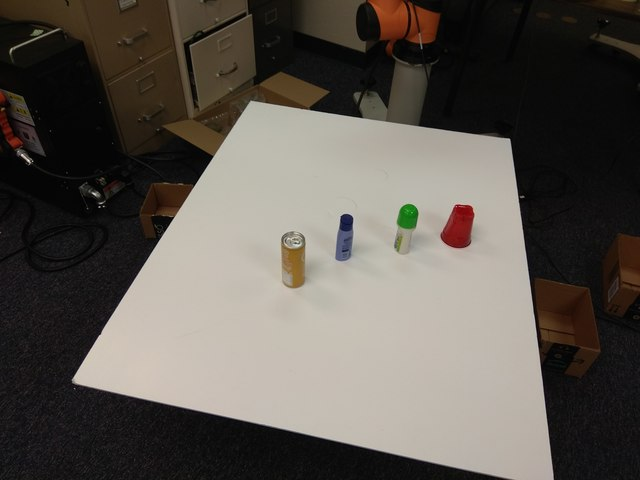
#> input picture yolov3_Keras/testImg/test1.jpg, 640 x 480 px, given in place of elephant.jpg, which was not available
$ python imageAugmentation.py
#> lines starting #> are read from the running program, lines starting #| are printed output that depends on the picture; pictures that were not available may be replaced by others from this repository, and a replacement may not be noted
# This Python 3 environment comes with many helpful analytics libraries installed
# It is defined by the kaggle/python docker image: https://github.com/kaggle/docker-python
# For example, here's several helpful packages to load in

import numpy as np # linear algebra
#import pandas as pd # data processing, CSV file I/O (e.g. pd.read_csv)

# Input data files are available in the "../input/" directory.
# For example, running this (by clicking run or pressing Shift+Enter) will list the files in the input directory

# import os
# print(os.listdir("../input"))

# Any results you write to the current directory are saved as output.

'''
Image Augmentation is the common used technique to improve the performance of computer vision system.
Refer to the W2 of Convolutional Neutral Network Course on Cousera.
specially in the WIDS dataset, which is an unbalanced dataset.
Upsampling the images with oil-palm is the way to handle the unbalanced problem.
Image augmentation artificially creates training images through different ways of processing or combination of multiple processing,
such as mirroring, random rotation, shifts, shear and flips, etc.
Keras has keras.preprocessing.image.ImageDataGenerator function to do image augmentation. Here showed how to use OpenCV to rotate, flip, and add Gaussian noise to original images.

Reference:
https://towardsdatascience.com/image-augmentation-examples-in-python-d552c26f2873
https://medium.com/@thimblot/data-augmentation-boost-your-image-dataset-with-few-lines-of-python-155c2dc1baec

'''


import cv2
import random
class Data_augmentation:
    def __init__(self, path, image_name):
        '''
        Import image
        :param path: Path to the image
        :param image_name: image name
        '''
#> called with image_name = 'elephant.jpg'
        self.path = path
        self.name = image_name
        print(path+image_name)
        self.image = cv2.imread(path+image_name)
#> self.image is the input picture: shape (480, 640, 3); mean B, G, R 80.1, 86.8, 92.5

    def rotate(self, image, angle=90, scale=1.0):
        '''
        Rotate the image
        :param image: image to be processed
        :param angle: Rotation angle in degrees. Positive values mean counter-clockwise rotation (the coordinate origin is assumed to be the top-left corner).
        :param scale: Isotropic scale factor.
        '''
        w = image.shape[1]
        h = image.shape[0]
        #rotate matrix
        M = cv2.getRotationMatrix2D((w/2,h/2), angle, scale)
        #rotate
        image = cv2.warpAffine(image,M,(w,h))
        return image

    def flip(self, image, vflip=False, hflip=False):
        '''
        Flip the image
        :param image: image to be processed
        :param vflip: whether to flip the image vertically
        :param hflip: whether to flip the image horizontally
        '''
        if hflip or vflip:
            if hflip and vflip:
                c = -1
            else:
                c = 0 if vflip else 1
            image = cv2.flip(image, flipCode=c)
        return image


    def image_augment(self, save_path):
        '''
        Create the new image with imge augmentation
        :param save_path: the path to store the new image
        '''
        img = self.image.copy()
        img_flip = self.flip(img, vflip=True, hflip=False)
#> in flip, `image = cv2.flip(image, flipCode=c)`:
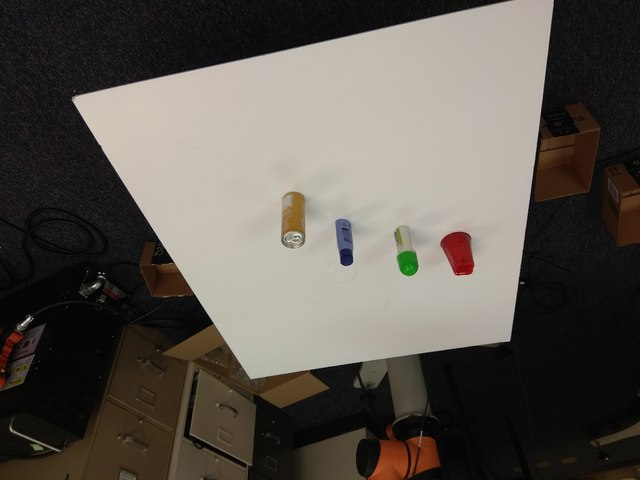
#> image: shape (480, 640, 3); mean of channels 0, 1, 2 80.1, 86.8, 92.5; drawn as B, G, R
        img_rot = self.rotate(img)
#> in rotate, `image = cv2.warpAffine(image,M,(w,h))`:
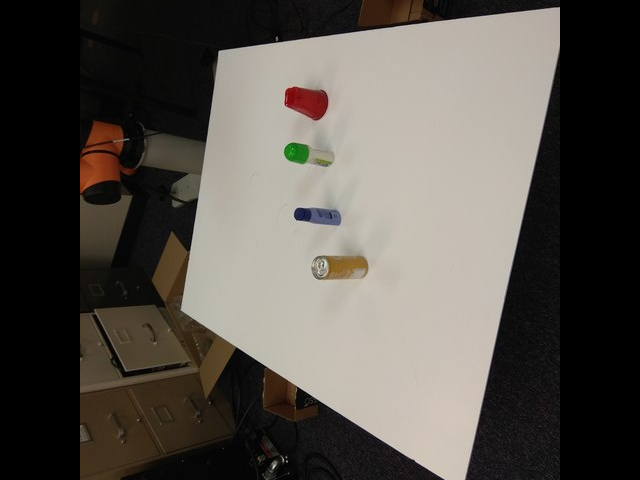
#> image: shape (480, 640, 3); mean of channels 0, 1, 2 75.9, 82.2, 87; drawn as B, G, R
        # img_gaussian = self.add_GaussianNoise(img)

        name_int = self.name[:len(self.name)-4]
        cv2.imwrite(save_path+'%s' %str(name_int)+'_vflip.jpg', img_flip)
        cv2.imwrite(save_path+'%s' %str(name_int)+'_rot.jpg', img_rot)
        # cv2.imwrite(save_path+'%s' %str(name_int)+'_GaussianNoise.jpg', img_gaussian)


    def main(file_dir,output_path):
        # [6 lines of commented-out code are left out]

        raw_image = Data_augmentation('/home/bui/bui_ws/src/bui_yolov3keras/scripts/testImg/', 'elephant.jpg')
        raw_image.image_augment('/home/bui/bui_ws/src/bui_yolov3keras/scripts/augImg')

if __name__ == '__main__':
    # [6 lines of commented-out code are left out]

    raw_image = Data_augmentation('/home/bui/bui_ws/src/bui_yolov3keras/scripts/testImg/', 'elephant.jpg')
    raw_image.image_augment('/home/bui/bui_ws/src/bui_yolov3keras/scripts/augImg/')

$ run again, on yolov3_Keras/testImg/test13.jpg
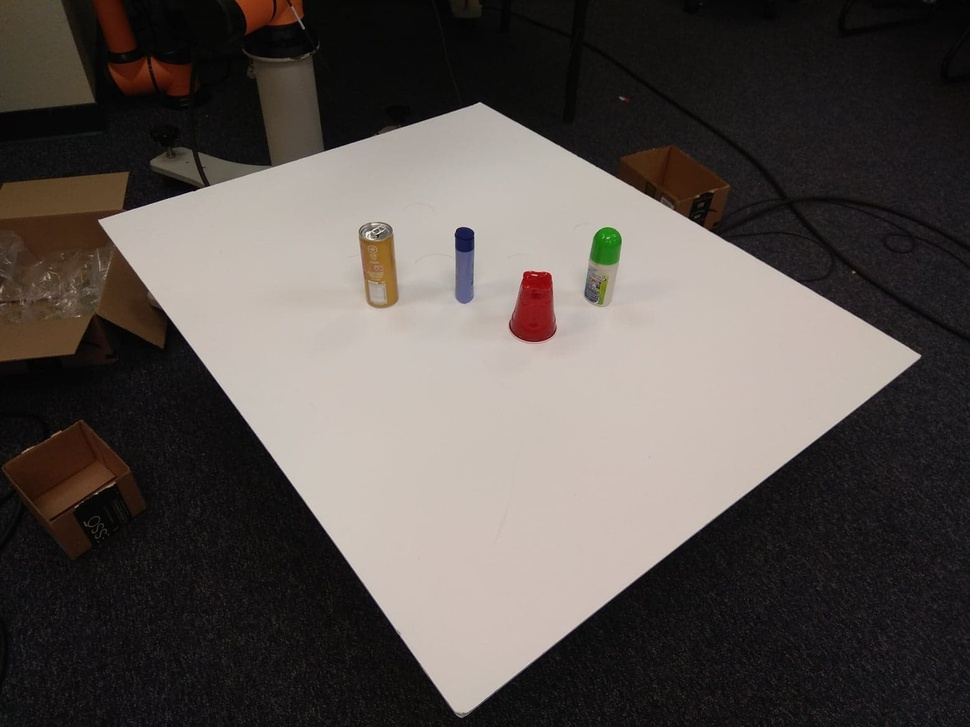
#> input picture yolov3_Keras/testImg/test13.jpg, 970 x 727 px, shrunk from 1560 x 1170 before the run, given in place of elephant.jpg, which was not available
#> in __init__, self.image is the input picture: shape (727, 970, 3); mean B, G, R 77.5, 81.4, 88.2
#> in flip, `image = cv2.flip(image, flipCode=c)`:
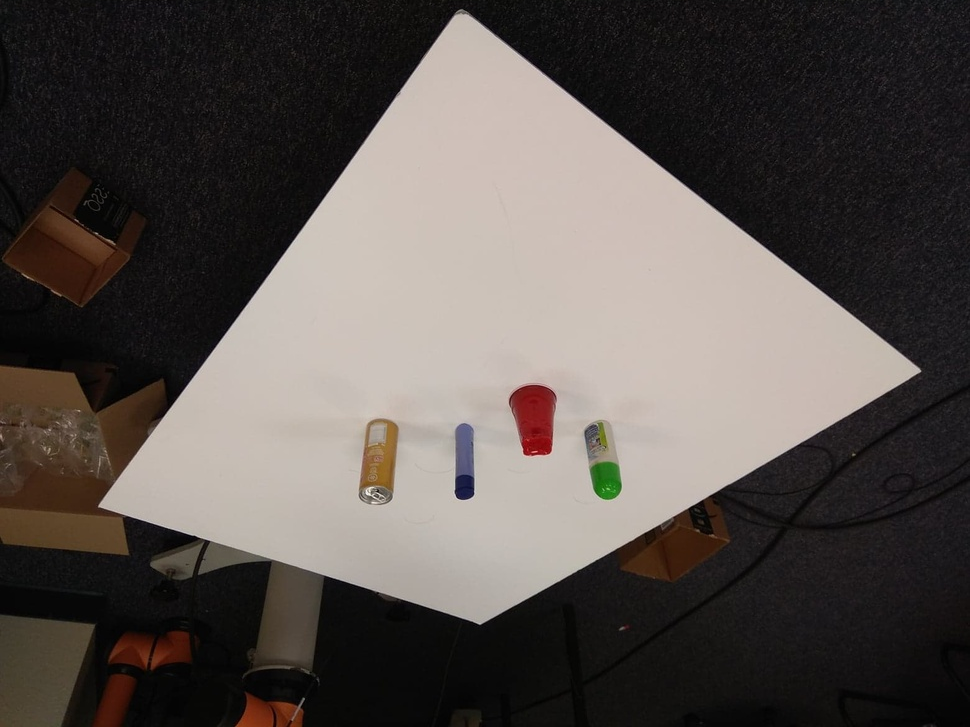
#> image: shape (727, 970, 3); mean of channels 0, 1, 2 77.5, 81.4, 88.2; drawn as B, G, R
#> in rotate, `image = cv2.warpAffine(image,M,(w,h))`:
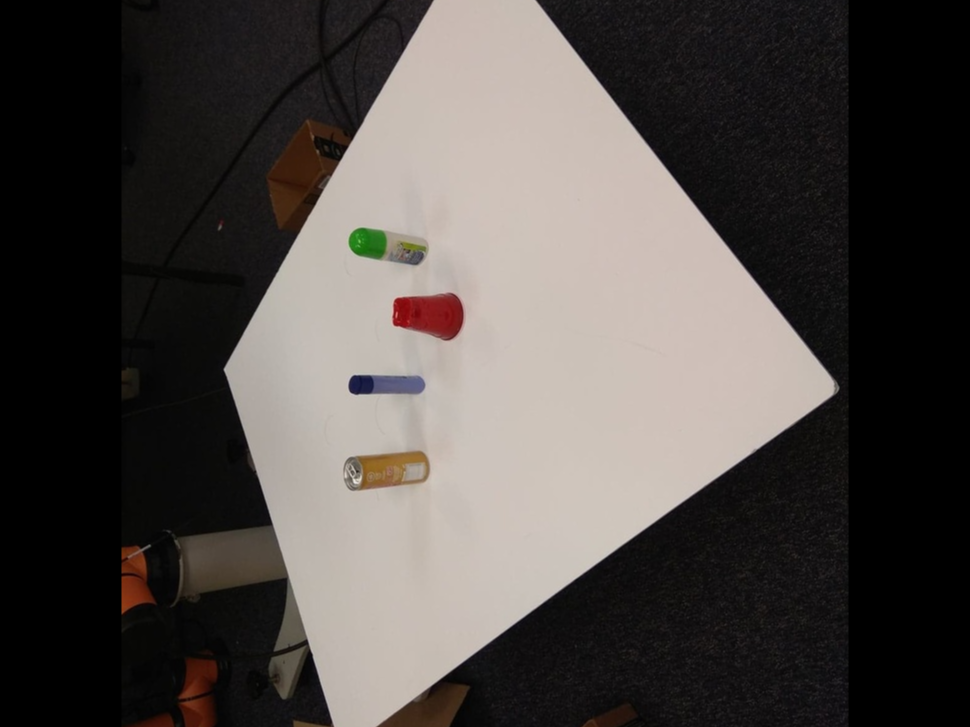
#> image: shape (727, 970, 3); mean of channels 0, 1, 2 70.6, 73.8, 79; drawn as B, G, R

$ run again, on yolov3_Keras/testImg/test15.jpg
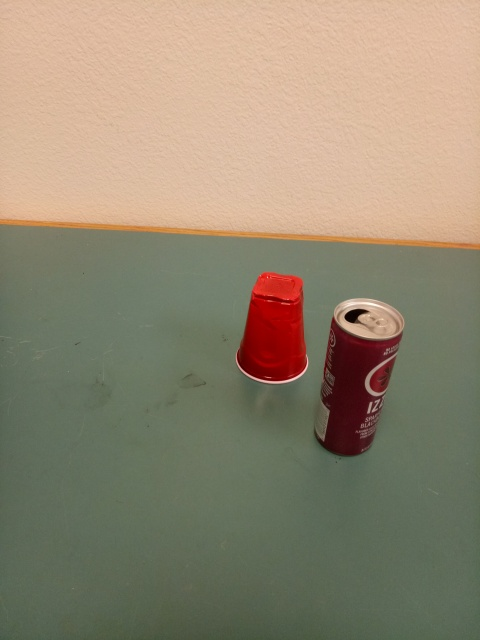
#> input picture yolov3_Keras/testImg/test15.jpg, 480 x 640 px, given in place of elephant.jpg, which was not available
#> in __init__, self.image is the input picture: shape (640, 480, 3); mean B, G, R 113.8, 135.6, 146.6
#> in flip, `image = cv2.flip(image, flipCode=c)`:
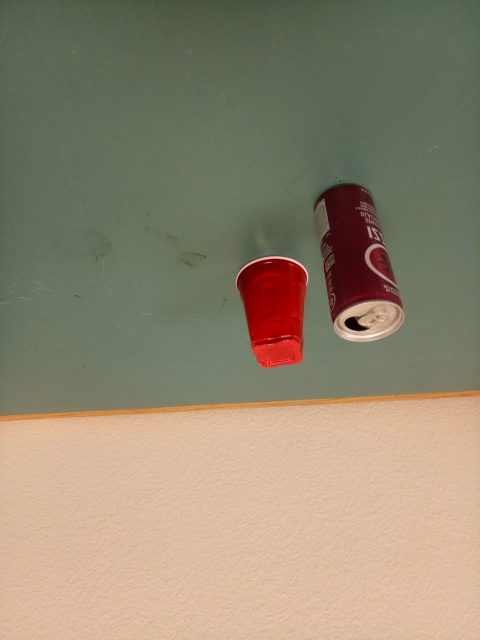
#> image: shape (640, 480, 3); mean of channels 0, 1, 2 113.8, 135.6, 146.6; drawn as B, G, R
#> in rotate, `image = cv2.warpAffine(image,M,(w,h))`:
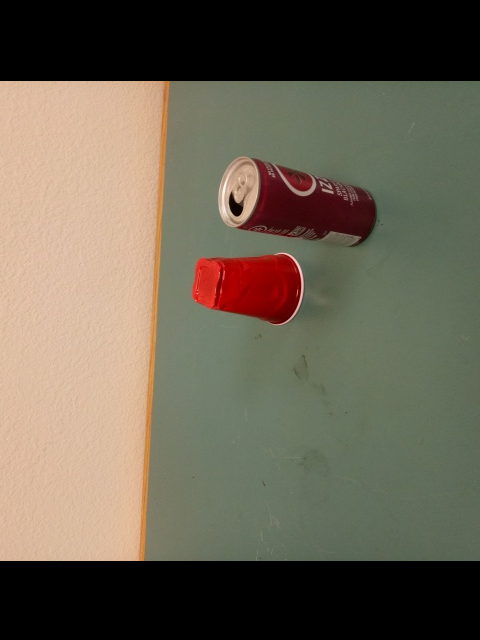
#> image: shape (640, 480, 3); mean of channels 0, 1, 2 83.5, 99.6, 107.7; drawn as B, G, R
